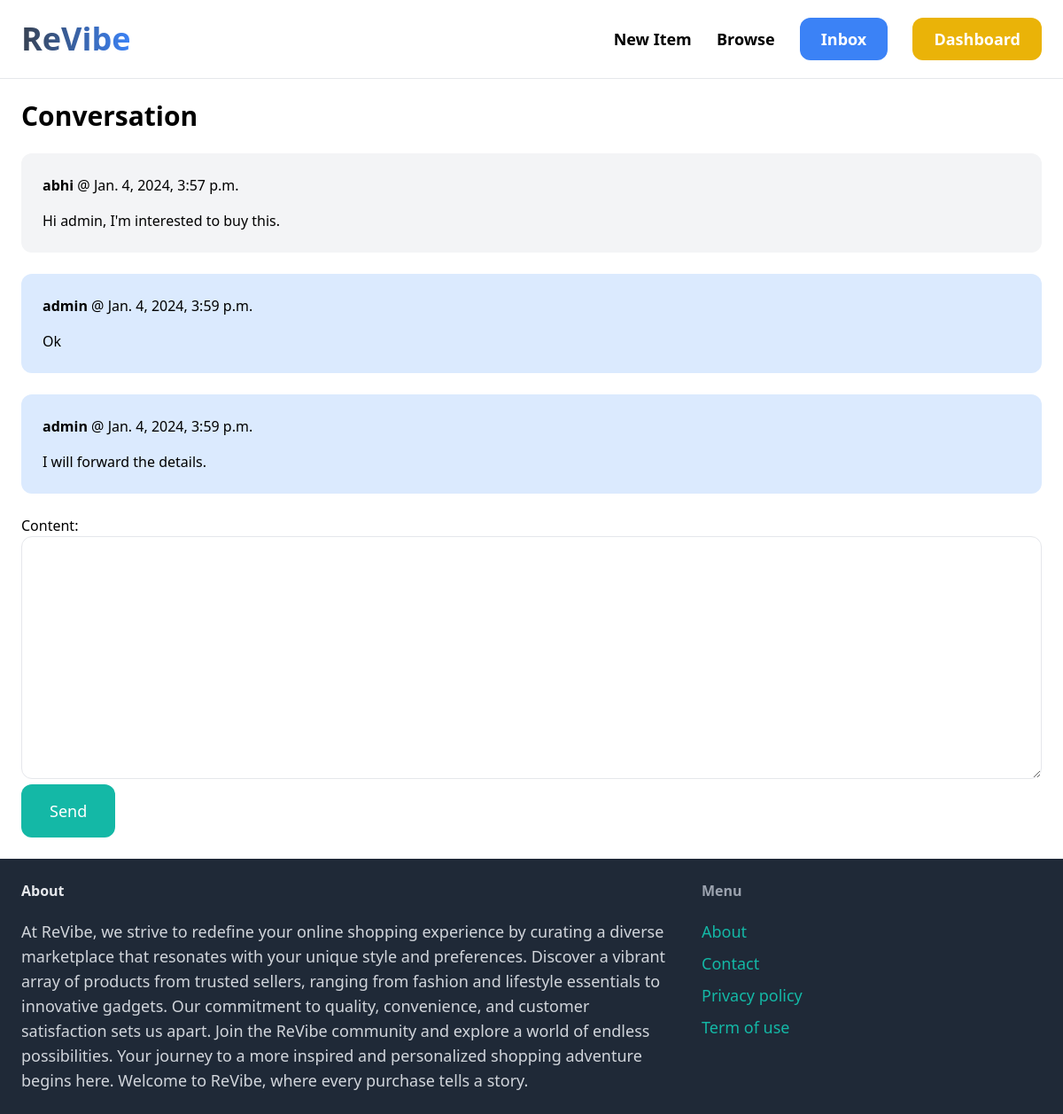
The page /inbox/1/ (signed in) on the database its author committed.
### conversation/models.py (models this page shows)
class ConversationMessage(models.Model):
    conversation = models.ForeignKey(Conversation, related_name='messages', on_delete=models.CASCADE)
    content = models.TextField()
    created_at = models.DateTimeField(auto_now_add=True)
    created_by = models.ForeignKey(User, related_name='created_messages', on_delete=models.CASCADE)

### conversation/views.py (the view)
# urls.py: path('<int:pk>/', views.detail, name='detail'),
@login_required
def detail(request, pk):
    conversation = Conversation.objects.filter(members__in=[request.user.id]).get(pk=pk)
    if request.method == 'POST':
        form = ConversationMessageForm(request.POST)
        if form.is_valid():
            conversation_message = form.save(commit=False)
            conversation_message.conversation = conversation
            conversation_message.created_by = request.user
            conversation_message.save()
            conversation.save()
            return redirect('conversation:detail', pk=pk)
    else:
        form = ConversationMessageForm()
    return render(request, 'conversation/detail.html', {
        'conversation': conversation,
        'form': form
    })

### conversation/forms.py
class ConversationMessageForm(forms.ModelForm):
    class Meta:
        model = ConversationMessage
        fields = ('content',)
        widgets = {
            'content': forms.Textarea(attrs={
                'class': 'w-full py-4 px-6 rounded-xl border'
            })
        }

### conversation/templates/conversation/detail.html (shortened to what this page needs)
{% extends 'core/base.html' %}
{% block content %}
<h1 class="mb-6 text-3xl font-semibold">Conversation</h1>
<div class="space-y-6">
    {% for message in conversation.messages.all %}
        <div class="p-6 flex {% if message.created_by == request.user %}bg-blue-100{% else %}bg-gray-100{% endif %} rounded-xl">
            <div>
                <p class="mb-4"><strong>{{ message.created_by.username }}</strong> @ {{ message.created_at }}</p>
                <p>{{ message.content }}</p>
            </div>
        </div>
    {% endfor %}
</div>
<form method="post" action="." class="mt-6">
    {{ form.as_p }}
    <button class="py-4 px-8 text-lg bg-teal-500 hover:bg-teal-700 rounded-xl text-white">Send</button>
</form>
{% endblock %}

### rows shown on the page
ConversationMessage: created_by.username "abhi", created_at "Jan. 4, 2024, 3:57 p.m.", content "Hi admin, I'm interested to buy this."
ConversationMessage: created_by.username "admin", created_at "Jan. 4, 2024, 3:59 p.m.", content "Ok"
ConversationMessage: created_by.username "admin", created_at "Jan. 4, 2024, 3:59 p.m.", content "I will forward the details."
